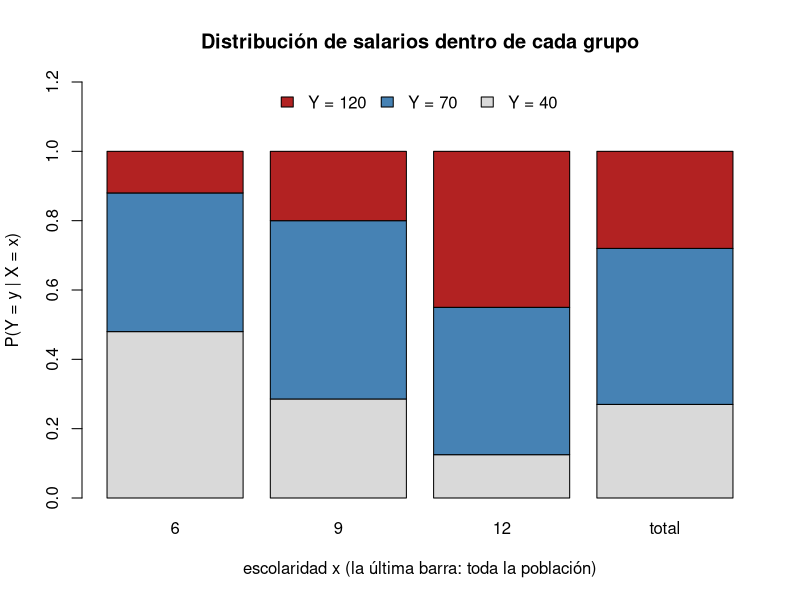
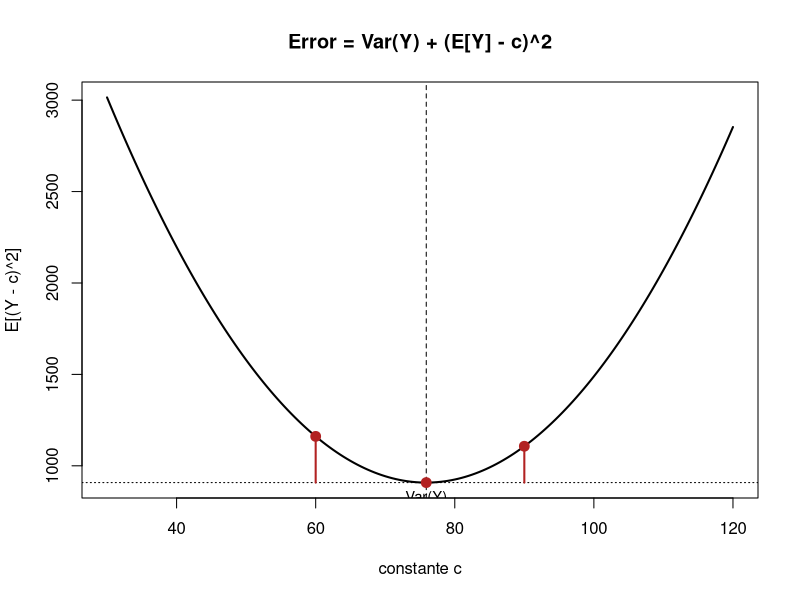
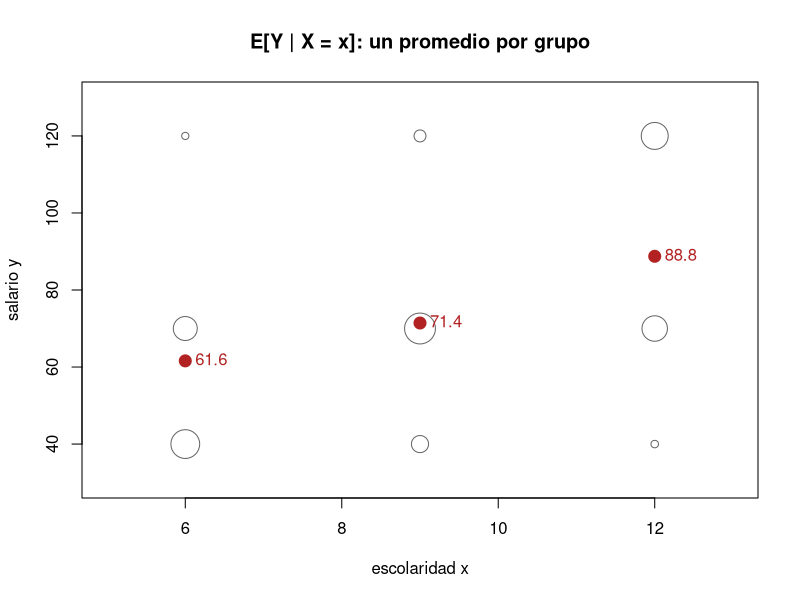
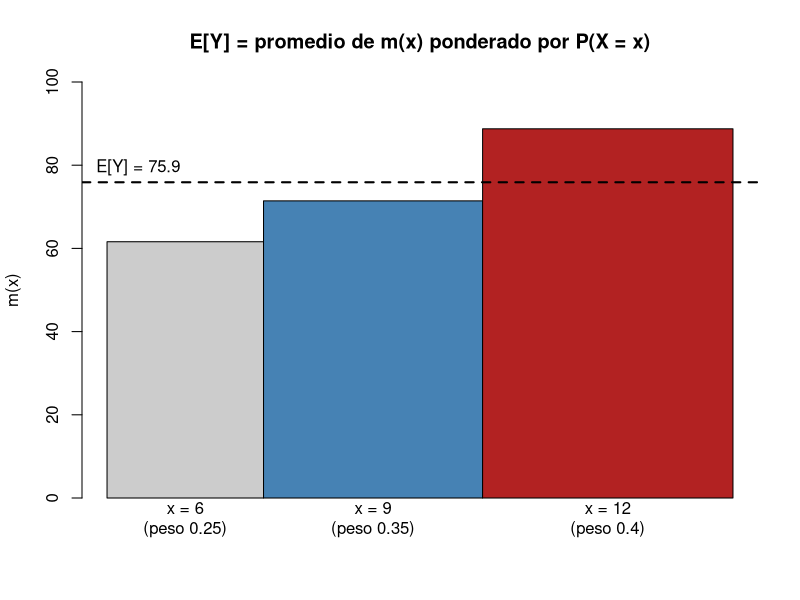
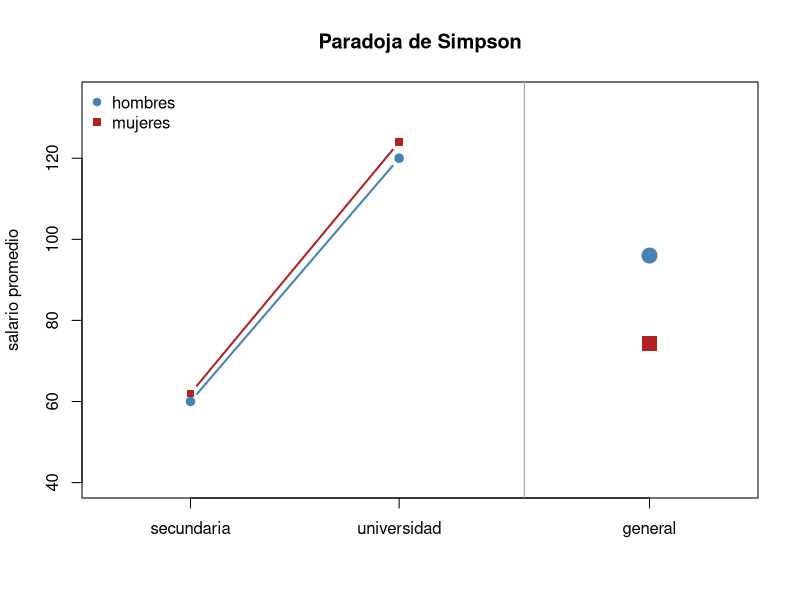
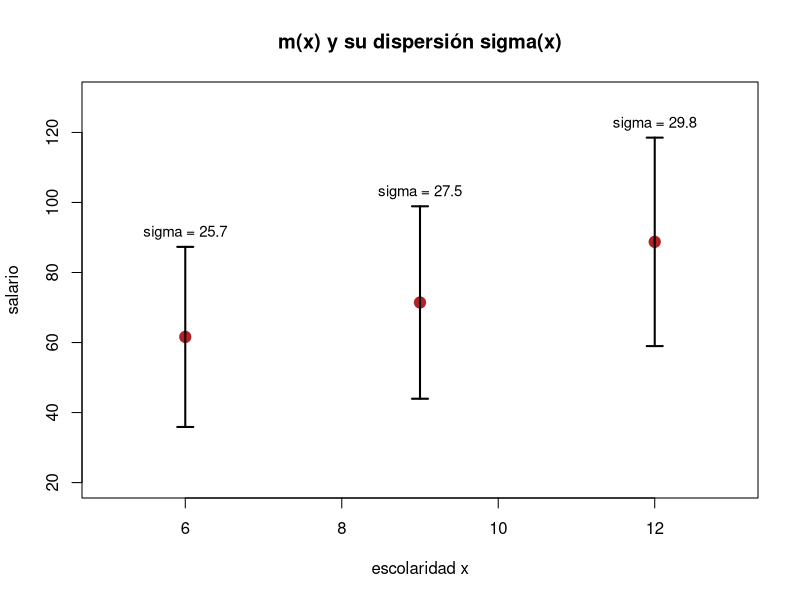
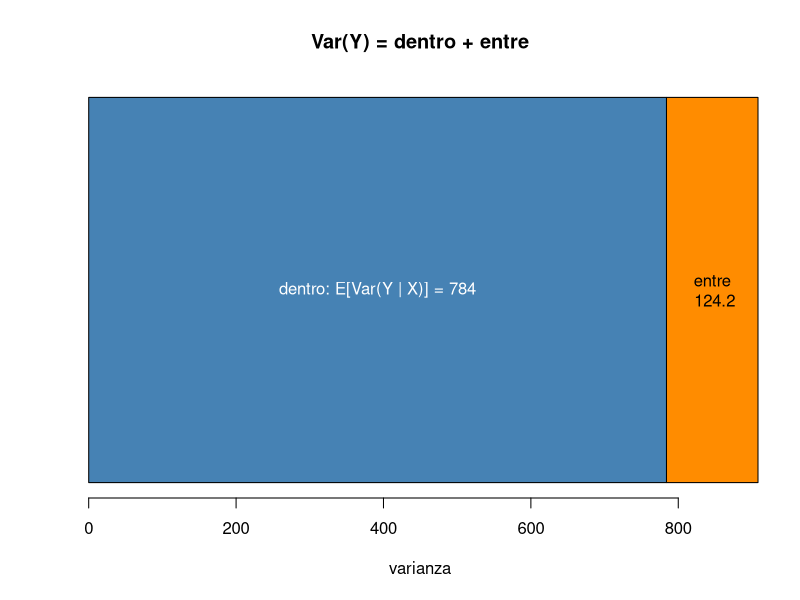
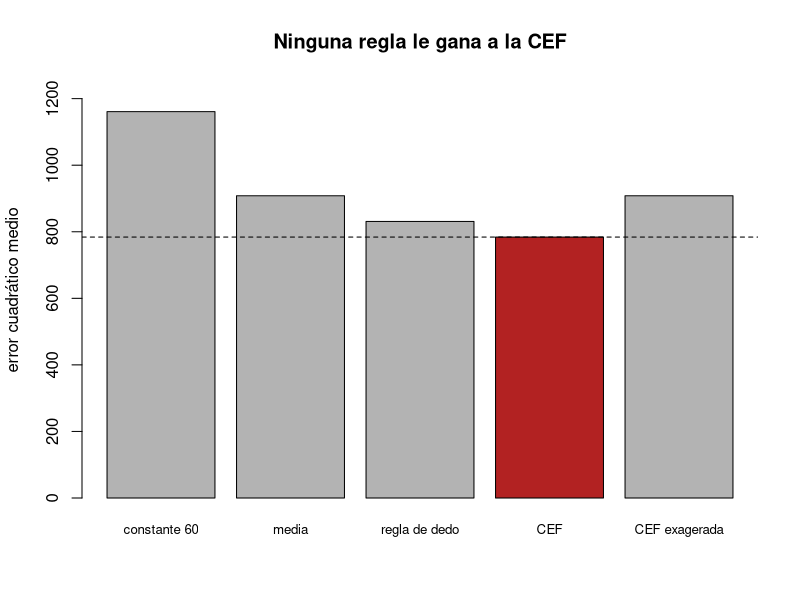

These charts were generated, in order, by the following R code:
# La esperanza condicional en R
# Estadística Matemática (EO4042), sesión de estudio del 20 de octubre de 2026


# ======================================================================
# 2. Repaso: probabilidad condicional
# ======================================================================

# matrix() acomoda un vector de números en una tabla.
# byrow = TRUE llena renglón por renglón, en el orden en que lo leemos.
# dimnames pone nombres a renglones (valores de X) y columnas (valores de Y).
P <- matrix(c(0.12, 0.10, 0.03,
              0.10, 0.18, 0.07,
              0.05, 0.17, 0.18),
            nrow = 3, byrow = TRUE,
            dimnames = list(x = c(6, 9, 12), y = c(40, 70, 120)))
P

sum(P)                             # una distribución conjunta suma 1

px <- rowSums(P)                   # marginal de X
py <- colSums(P)                   # marginal de Y
px
py

# Y dado X: cada renglón entre su total. R divide la tabla entre px
# renglón por renglón (recicla px a lo largo de las columnas).
PY_dado_X <- P / px
round(PY_dado_X, 3)                # cada renglón suma 1

# Independencia: ¿la conjunta es el producto de las marginales?
# outer(a, b) arma la tabla de todos los productos a_i * b_j.
producto <- outer(px, py)
round(P - producto, 4)             # no son cero: no hay independencia

# Cada barra es la distribución de salarios dentro de un grupo;
# la última es la de toda la población. Con independencia, serían iguales.
colores <- c("grey85", "steelblue", "firebrick")
barras <- cbind(t(PY_dado_X), total = py)
barplot(barras, col = colores,
        xlab = "escolaridad x (la última barra: toda la población)",
        ylab = "P(Y = y | X = x)", ylim = c(0, 1.2),
        main = "Distribución de salarios dentro de cada grupo",
        legend.text = c("Y = 40", "Y = 70", "Y = 120"),
        args.legend = list(x = "top", bty = "n", horiz = TRUE))

P <- matrix(c(0.12, 0.10, 0.03,
              0.10, 0.18, 0.07,
              0.05, 0.17, 0.18),
            nrow = 3, byrow = TRUE,
            dimnames = list(x = c(6, 9, 12), y = c(40, 70, 120)))
px <- rowSums(P)
py <- colSums(P)
PY_dado_X <- P / px

# Directo: celda entre total de la columna.
P["12", "120"] / py["120"]

# Con la fórmula de Bayes.
numerador <- PY_dado_X["12", "120"] * px["12"]
denominador <- sum(PY_dado_X[, "120"] * px)
numerador / denominador            # el mismo número

# ======================================================================
# 3. Predecir sin información
# ======================================================================

y <- c(40, 70, 120)                # valores de Y
py <- c(0.27, 0.45, 0.28)          # P(Y = y)

EY <- sum(y * py)                  # E[Y]
VarY <- sum((y - EY)^2 * py)       # Var(Y)
EY
VarY

# Error cuadrático medio de predecir c para todos.
ecm <- function(c) sum((y - c)^2 * py)

predicciones <- c(60, 75.9, 90)    # <- cambia o agrega predicciones
sapply(predicciones, ecm)
VarY + (EY - predicciones)^2       # la fórmula da lo mismo

# optimize() busca el mínimo de una función de una variable en un intervalo.
optimize(ecm, interval = c(0, 200))$minimum

# La parábola: el piso es Var(Y); el segmento rojo es (E[Y] - c)^2.
cs <- seq(30, 120, by = 0.5)
plot(cs, sapply(cs, ecm), type = "l", lwd = 2,
     xlab = "constante c", ylab = "E[(Y - c)^2]",
     main = "Error = Var(Y) + (E[Y] - c)^2")
abline(h = VarY, lty = 3)
abline(v = EY, lty = 2)
points(predicciones, sapply(predicciones, ecm), pch = 19, col = "firebrick", cex = 1.3)
segments(predicciones, VarY, predicciones, sapply(predicciones, ecm),
         col = "firebrick", lwd = 2)
text(EY, VarY, "Var(Y)", pos = 1, cex = 0.9)

# ======================================================================
# 4. Predecir con información: la CEF
# ======================================================================

P <- matrix(c(0.12, 0.10, 0.03,
              0.10, 0.18, 0.07,
              0.05, 0.17, 0.18),
            nrow = 3, byrow = TRUE,
            dimnames = list(x = c(6, 9, 12), y = c(40, 70, 120)))
x <- c(6, 9, 12)
y <- c(40, 70, 120)
px <- rowSums(P)
py <- colSums(P)

# m(x) = sum_y y P(x, y) / P(x). El producto %*% hace las sumas por renglón.
m <- drop(P %*% y) / px
m

# m(X) como variable aleatoria: valores y probabilidades.
rbind(valor = round(m, 2), probabilidad = px)

# La otra dirección, E[X | Y = y], es otra función.
mX <- drop(x %*% P) / py
mX

# Cada círculo es un salario posible dentro de un grupo, con tamaño
# proporcional a P(Y = y | X = x). El punto rojo es m(x).
PY_dado_X <- P / px
plot(NULL, xlim = c(5, 13), ylim = c(30, 130), xlab = "escolaridad x",
     ylab = "salario y", main = "E[Y | X = x]: un promedio por grupo")
for (i in 1:3) {
  points(rep(x[i], 3), y, cex = 8 * PY_dado_X[i, ], col = "grey40")
}
points(x, m, pch = 19, col = "firebrick", cex = 1.6)
text(x, m, round(m, 1), pos = 4, col = "firebrick")

# ======================================================================
# 5. La ley de esperanzas iteradas
# ======================================================================

P <- matrix(c(0.12, 0.10, 0.03,
              0.10, 0.18, 0.07,
              0.05, 0.17, 0.18),
            nrow = 3, byrow = TRUE,
            dimnames = list(x = c(6, 9, 12), y = c(40, 70, 120)))
y <- c(40, 70, 120)
px <- rowSums(P)
py <- colSums(P)
m <- drop(P %*% y) / px

m * px                             # lo que aporta cada grupo
sum(m * px)                        # promedio de promedios
sum(y * py)                        # promedio general: el mismo

# Barras con ALTURA m(x) y ANCHO P(X = x). El área total es E[Y]:
# la línea punteada es la altura promedio, pesando por el ancho.
barplot(m, width = px, space = 0, col = c("grey80", "steelblue", "firebrick"),
        names.arg = paste0("x = ", names(m), "\n(peso ", px, ")"),
        ylab = "m(x)", ylim = c(0, 100),
        main = "E[Y] = promedio de m(x) ponderado por P(X = x)")
abline(h = sum(m * px), lty = 2, lwd = 2)
text(0.05, sum(m * px), "E[Y] = 75.9", pos = 3, adj = 0)

pH <- c(0.4, 0.6)                  # <- escolaridad de los hombres (secundaria, universidad)
mH <- c(60, 120)                   # salario promedio por nivel, hombres
pM <- c(0.8, 0.2)                  # <- escolaridad de las mujeres
mM <- c(62, 124)                   # salario promedio por nivel, mujeres

mM - mH                            # dentro de cada nivel, las mujeres ganan más

EH <- sum(pH * mH)                 # ley de esperanzas iteradas, hombres
EM <- sum(pM * mM)                 # ley de esperanzas iteradas, mujeres
EM - EH                            # en el agregado, las mujeres ganan menos

# Descomposición: sumar y restar sum(mH * pM).
dentro <- sum((mM - mH) * pM)      # diferencias dentro de cada nivel
composicion <- sum(mH * (pM - pH)) # diferencias en la escolaridad
c(dentro = dentro, composicion = composicion, suma = dentro + composicion)

# Promedios por nivel (izquierda) y promedio general (derecha).
plot(c(1, 2), mH, type = "b", pch = 19, col = "steelblue", lwd = 2,
     xlim = c(0.6, 3.6), ylim = c(40, 135), xaxt = "n",
     xlab = "", ylab = "salario promedio", main = "Paradoja de Simpson")
lines(c(1, 2), mM, type = "b", pch = 15, col = "firebrick", lwd = 2)
points(3.2, EH, pch = 19, col = "steelblue", cex = 2)
points(3.2, EM, pch = 15, col = "firebrick", cex = 2)
axis(1, at = c(1, 2, 3.2), labels = c("secundaria", "universidad", "general"))
abline(v = 2.6, col = "grey60")
legend("topleft", bty = "n", pch = c(19, 15), col = c("steelblue", "firebrick"),
       legend = c("hombres", "mujeres"))

# ======================================================================
# 6. Propiedades de la esperanza condicional
# ======================================================================

P <- matrix(c(0.12, 0.10, 0.03,
              0.10, 0.18, 0.07,
              0.05, 0.17, 0.18),
            nrow = 3, byrow = TRUE,
            dimnames = list(x = c(6, 9, 12), y = c(40, 70, 120)))
x <- c(6, 9, 12)
y <- c(40, 70, 120)
px <- rowSums(P)
m <- drop(P %*% y) / px

EY2_dado_X <- drop(P %*% y^2) / px # E[Y^2 | X = x]
s2 <- EY2_dado_X - m^2             # varianza condicional
s2
sqrt(s2)                           # desviación estándar dentro de cada grupo

# Propiedad 5: E[g(X) Y] celda por celda contra E[g(X) m(X)] con promedios de grupo.
g <- function(x) x                 # <- prueba x^2, log(x), x >= 12
EgY <- sum(outer(g(x), y) * P)
Egm <- sum(g(x) * m * px)
c(celda_por_celda = EgY, promedios_de_grupo = Egm)

# m(x) con una banda de más/menos una desviación estándar.
plot(x, m, pch = 19, col = "firebrick", cex = 1.5, xlim = c(5, 13), ylim = c(20, 130),
     xlab = "escolaridad x", ylab = "salario", main = "m(x) y su dispersión sigma(x)")
arrows(x, m - sqrt(s2), x, m + sqrt(s2), angle = 90, code = 3, length = 0.08, lwd = 2)
text(x, m + sqrt(s2), paste("sigma =", round(sqrt(s2), 1)), pos = 3, cex = 0.9)

# ======================================================================
# 7. Varianza total
# ======================================================================

P <- matrix(c(0.12, 0.10, 0.03,
              0.10, 0.18, 0.07,
              0.05, 0.17, 0.18),
            nrow = 3, byrow = TRUE,
            dimnames = list(x = c(6, 9, 12), y = c(40, 70, 120)))
y <- c(40, 70, 120)
px <- rowSums(P)
py <- colSums(P)
m <- drop(P %*% y) / px
s2 <- drop(P %*% y^2) / px - m^2
EY <- sum(y * py)

dentro <- sum(s2 * px)             # E[Var(Y | X)]
entre <- sum((m - EY)^2 * px)      # Var(m(X))
VarY <- sum(y^2 * py) - EY^2       # Var(Y)

c(dentro = dentro, entre = entre, suma = dentro + entre, VarY = VarY)
entre / VarY                       # eta^2

# La varianza total partida en sus dos pedazos.
partes <- matrix(c(dentro, entre), ncol = 1)
barplot(partes, col = c("steelblue", "darkorange"), horiz = TRUE,
        xlab = "varianza", main = "Var(Y) = dentro + entre")
text(dentro / 2, 0.7, paste("dentro: E[Var(Y | X)] =", round(dentro, 1)), col = "white")
text(dentro + entre / 2, 0.7, paste("entre\n", round(entre, 1)))

# ======================================================================
# 8. La CEF es el mejor predictor
# ======================================================================

P <- matrix(c(0.12, 0.10, 0.03,
              0.10, 0.18, 0.07,
              0.05, 0.17, 0.18),
            nrow = 3, byrow = TRUE,
            dimnames = list(x = c(6, 9, 12), y = c(40, 70, 120)))
y <- c(40, 70, 120)
px <- rowSums(P)
py <- colSums(P)
m <- drop(P %*% y) / px
s2 <- drop(P %*% y^2) / px - m^2
EY <- sum(y * py)

# Error de una regla g, calculado celda por celda.
# outer(g, y, ...) arma la tabla de errores al cuadrado (y - g(x))^2.
error_regla <- function(g) sum(P * outer(g, y, function(a, b) (b - a)^2))

# Varias reglas: una predicción para x = 6, 9, 12.
reglas <- list(
  "constante 60" = c(60, 60, 60),
  "media" = rep(EY, 3),
  "regla de dedo" = c(60, 60, 90),     # <- cambia la regla
  "CEF" = m,
  "CEF exagerada" = EY + 2 * (m - EY)
)
errores <- sapply(reglas, error_regla)
round(errores, 1)

# El teorema: error de la CEF + promedio de (m - g)^2.
g <- reglas[["regla de dedo"]]
c(directo = error_regla(g), teorema = sum(s2 * px) + sum((m - g)^2 * px))

barplot(errores, col = ifelse(names(errores) == "CEF", "firebrick", "grey70"),
        ylab = "error cuadrático medio", main = "Ninguna regla le gana a la CEF",
        ylim = c(0, 1250), cex.names = 0.8)
abline(h = errores["CEF"], lty = 2)

dentro <- 784.0                    # E[Var(Y | X)]
entre <- 124.2                     # Var(m(X))

ecm_lambda <- function(lam) dentro + (1 - lam)^2 * entre

lambda <- 1.5                      # <- cambia lambda
ecm_lambda(c(0, 1, 2))

curve(ecm_lambda(x), from = -0.5, to = 2.5, lwd = 2,
      xlab = "lambda", ylab = "error cuadrático medio",
      main = "De la media (0) a la CEF (1) y más allá")
abline(v = 1, lty = 2)
points(lambda, ecm_lambda(lambda), pch = 19, col = "firebrick", cex = 1.5)

# ======================================================================
# 9. El error de la CEF
# ======================================================================

P <- matrix(c(0.12, 0.10, 0.03,
              0.10, 0.18, 0.07,
              0.05, 0.17, 0.18),
            nrow = 3, byrow = TRUE,
            dimnames = list(x = c(6, 9, 12), y = c(40, 70, 120)))
x <- c(6, 9, 12)
y <- c(40, 70, 120)
px <- rowSums(P)
m <- drop(P %*% y) / px

# Tabla de errores: en la celda (x, y), e = y - m(x).
E <- outer(-m, y, "+")
round(E, 2)

sum(E * P)                         # E[e] = 0

# E[h(X) e] para varias funciones h: todas dan cero.
h <- list(x = x, x2 = x^2, log = log(x), mayor12 = as.numeric(x >= 12))
round(sapply(h, function(hx) sum(hx * E * P)), 10)

# Los errores posibles en cada grupo, con tamaño proporcional a su
# probabilidad condicional. El promedio (rojo) es cero en los tres grupos;
# la barra azul (más/menos sigma) crece con x.
PY_dado_X <- P / px
sd_e <- sqrt(drop(P %*% y^2) / px - m^2)
plot(NULL, xlim = c(5, 13), ylim = c(-60, 70), xlab = "escolaridad x",
     ylab = "error e = y - m(x)", main = "Promedio cero, dispersión creciente")
abline(h = 0, lty = 2)
for (i in 1:3) {
  points(rep(x[i], 3), E[i, ], cex = 8 * PY_dado_X[i, ], col = "grey40")
}
points(x, rep(0, 3), pch = 19, col = "firebrick", cex = 1.5)
arrows(x + 0.6, -sd_e, x + 0.6, sd_e, angle = 90, code = 3, length = 0.05,
       col = "steelblue", lwd = 2)

set.seed(1)
n <- 10000
X <- rbinom(n, 1, 0.5)                             # X vale 0 o 1
signo <- sample(c(-1, 1), n, replace = TRUE)       # mitad y mitad
Y <- ifelse(X == 0, 1, 3) * signo                  # Y = +-1 si X = 0; +-3 si X = 1

tapply(Y, X, mean)                 # m(0) y m(1): casi cero
tapply(abs(Y), X, mean)            # pero el tamaño del error es 1 o 3

# ======================================================================
# 10. La CEF de una variable binaria
# ======================================================================

r <- 60                            # <- salario de reserva
sigma <- 30                        # <- dispersión del salario potencial
m <- function(x) 30 + 2 * x + 0.25 * x^2
x <- c(6, 9, 12, 16)

# pnorm() es Phi, la acumulada de la normal estándar.
p <- pnorm((m(x) - r) / sigma)
round(rbind(m = m(x), z = (m(x) - r) / sigma, p = p), 3)

# Comprobación por simulación: la fracción que trabaja en cada grupo.
set.seed(2026)
n <- 100000
X <- sample(x, n, replace = TRUE)
e <- rnorm(n, mean = 0, sd = sigma)
D <- as.numeric(m(X) + e > r)      # 1 si trabaja
tapply(D, X, mean)                 # cerca de p

curve(pnorm((m(x) - r) / sigma), from = 0, to = 20, lwd = 2, col = "steelblue",
      ylim = c(0, 1), xlab = "escolaridad x", ylab = "P(D = 1 | X = x)",
      main = "La CEF de una binaria")
points(x, tapply(D, X, mean), pch = 19, col = "firebrick")

# ======================================================================
# 11.1 Con X discreta: un promedio por grupo
# ======================================================================

n <- 20000                         # <- tamaño de muestra (prueba 200)

set.seed(2026)
# Escolaridad: 6, 9, 12 o 16 años.
X <- sample(c(6, 9, 12, 16), n, replace = TRUE, prob = c(0.25, 0.30, 0.30, 0.15))
# Habilidad: mayor, en promedio, con más escolaridad.
A <- rnorm(n, mean = -1 + 0.08 * X)
# Salario: depende de X, de A y de un ruido cuya dispersión (2X) crece con X.
f <- function(x) 30 + 2 * x + 0.25 * x^2
u <- rnorm(n, mean = 0, sd = 2 * X)
Y <- f(X) + 15 * A + u

xs <- c(6, 9, 12, 16)
m_true <- f(xs) + 15 * (-1 + 0.08 * xs)            # la CEF verdadera

# tapply(Y, X, función) aplica la función a Y dentro de cada grupo de X.
m_hat <- tapply(Y, X, mean)
n_x <- table(X)
se_x <- tapply(Y, X, sd) / sqrt(n_x)
inf <- m_hat - 1.96 * se_x                          # intervalo de 95%
sup <- m_hat + 1.96 * se_x

round(cbind(n_x, m_hat, se_x, inf, sup, m_true), 2)

# Nube de puntos, promedio por grupo con su intervalo, y la verdad.
plot(jitter(X, amount = 0.4), Y, pch = 16, cex = 0.3, col = adjustcolor("grey40", 0.3),
     xlab = "escolaridad", ylab = "salario por hora",
     main = paste("Un promedio por grupo, n =", n))
arrows(xs, inf, xs, sup, angle = 90, code = 3, length = 0.05, col = "firebrick", lwd = 2)
points(xs, m_hat, pch = 19, col = "firebrick", cex = 1.3)
points(xs + 0.6, m_true, pch = 4, col = "black", cex = 1.3, lwd = 2)
legend("topleft", bty = "n", pch = c(19, 4), col = c("firebrick", "black"),
       legend = c("promedio del grupo", "m(x) verdadera"))

# La descomposición de la varianza también vale en la muestra (con denominador n).
m_i <- ave(Y, X)                   # a cada persona, el promedio de su grupo
c(total = mean((Y - mean(Y))^2),
  dentro = mean((Y - m_i)^2),
  entre = mean((m_i - mean(Y))^2))

# ======================================================================
# 11.2 Con X continua: sesgo contra varianza
# ======================================================================

K <- 8                             # <- número de intervalos (prueba 2 y 40)
n <- 2000                          # <- tamaño de muestra
sigma <- 60                        # <- ruido

set.seed(2026)
m <- function(x) 50 + 4 * x - 0.06 * x^2           # salario según experiencia
malla <- seq(0.5, 39.5, by = 1)                    # puntos donde medimos el error
cortes <- seq(0, 40, length.out = K + 1)

# Una estimación: cut() asigna cada x a su intervalo; tapply() promedia y en cada uno.
una_estimacion <- function() {
  x <- runif(n, 0, 40)
  y <- m(x) + rnorm(n, sd = sigma)
  m_hat <- tapply(y, cut(x, cortes, include.lowest = TRUE), mean)
  m_hat[cut(malla, cortes, include.lowest = TRUE)]
}

# 30 muestras distintas: cada línea azul es una estimación.
plot(NULL, xlim = c(0, 40), ylim = c(20, 160), xlab = "experiencia",
     ylab = "salario por hora", main = paste("30 estimaciones con K =", K))
errores <- numeric(30)
for (r in 1:30) {
  est <- una_estimacion()
  lines(malla, est, type = "s", col = adjustcolor("steelblue", 0.35))
  errores[r] <- mean((est - m(malla))^2)
}
curve(m(x), add = TRUE, lwd = 3)
mean(errores)                      # error cuadrático medio promedio con este K

set.seed(2026)
m <- function(x) 50 + 4 * x - 0.06 * x^2
malla <- seq(0.5, 39.5, by = 1)
n <- 2000
sigma <- 60

# Error cuadrático medio con K intervalos, promediado sobre R muestras.
ecm_K <- function(K, R = 100) {
  cortes <- seq(0, 40, length.out = K + 1)
  j <- cut(malla, cortes, include.lowest = TRUE)
  errores <- replicate(R, {
    x <- runif(n, 0, 40)
    y <- m(x) + rnorm(n, sd = sigma)
    m_hat <- tapply(y, cut(x, cortes, include.lowest = TRUE), mean)
    mean((m_hat[j] - m(malla))^2)
  })
  mean(errores)
}

K <- c(2, 4, 6, 8, 11, 15, 20, 30, 40)
ecm <- sapply(K, ecm_K)
round(cbind(K, ecm), 1)

plot(K, ecm, type = "b", pch = 19, cex = 1.3, ylim = c(0, 150),
     xlab = "número de intervalos K", ylab = "error cuadrático medio",
     main = "Sesgo contra varianza")
abline(v = K[which.min(ecm)], lty = 2, col = "firebrick")

# ======================================================================
# 11.3 Muchas variables: la maldición de la dimensionalidad
# ======================================================================

n <- 10000                         # <- hogares en la encuesta
set.seed(2026)

ks <- 1:6                          # número de variables
ocupadas <- numeric(length(ks))
con_una <- numeric(length(ks))

for (k in ks) {
  # Cada hogar recibe k valores al azar entre 0 y 9; paste() los pega en
  # una etiqueta de celda, por ejemplo "3 0 7".
  columnas <- replicate(k, sample(0:9, n, replace = TRUE), simplify = FALSE)
  celdas <- do.call(paste, columnas)
  tab <- table(celdas)
  ocupadas[k] <- length(tab)
  con_una[k] <- mean(tab == 1)
}

data.frame(k = ks,
           posibles = format(10^ks, big.mark = ",", scientific = FALSE),
           ocupadas = ocupadas,
           fraccion_con_un_hogar = round(con_una, 3))

par(mfrow = c(1, 2))
plot(ks, 10^ks, log = "y", type = "b", pch = 19, xlab = "número de variables k",
     ylab = "celdas (escala log)", main = "Celdas posibles y ocupadas")
lines(ks, ocupadas, type = "b", pch = 19, col = "firebrick")
abline(h = n, lty = 2)
legend("topleft", bty = "n", pch = 19, col = c("black", "firebrick"),
       legend = c("posibles", "ocupadas"))
plot(ks, con_una, type = "b", pch = 19, col = "steelblue", ylim = c(0, 1),
     xlab = "número de variables k", ylab = "fracción",
     main = "Celdas con un solo hogar")
par(mfrow = c(1, 1))

# ======================================================================
# Hacia la tarea: la CEF en la ENOE
# ======================================================================

# Requiere el archivo enoe_sdem_2t2026.csv (Canvas > Archivos) en la carpeta datos/.
# Quita el '# ' inicial de cada línea para correrlo.
# # Lee el archivo de Canvas (guárdalo en la carpeta datos/ de tu proyecto).
# enoe <- read.csv("datos/enoe_sdem_2t2026.csv")
# dim(enoe)                                     # 324,081 personas y 11 variables

# # Ocupados (clase2 = 1) con ingreso por hora positivo y escolaridad conocida.
# ocupados <- subset(enoe, clase2 == 1 & ing_x_hrs > 0 & anios_esc != 99)
# nrow(ocupados)                                # 119,315

# # Tu submuestra: los dígitos de tu matrícula como semilla (A01234567 -> 1234567).
# set.seed(1234567)                             # <- tu matrícula
# mi_muestra <- ocupados[sample(nrow(ocupados), 5000), ]

# # Primer vistazo: ingreso por hora promedio por años de escolaridad.
# round(tapply(mi_muestra$ing_x_hrs, mi_muestra$anios_esc, mean), 1)

# # ¿Cuántas personas hay en cada grupo? Fíjate en los grupos chicos.
# table(mi_muestra$anios_esc)
